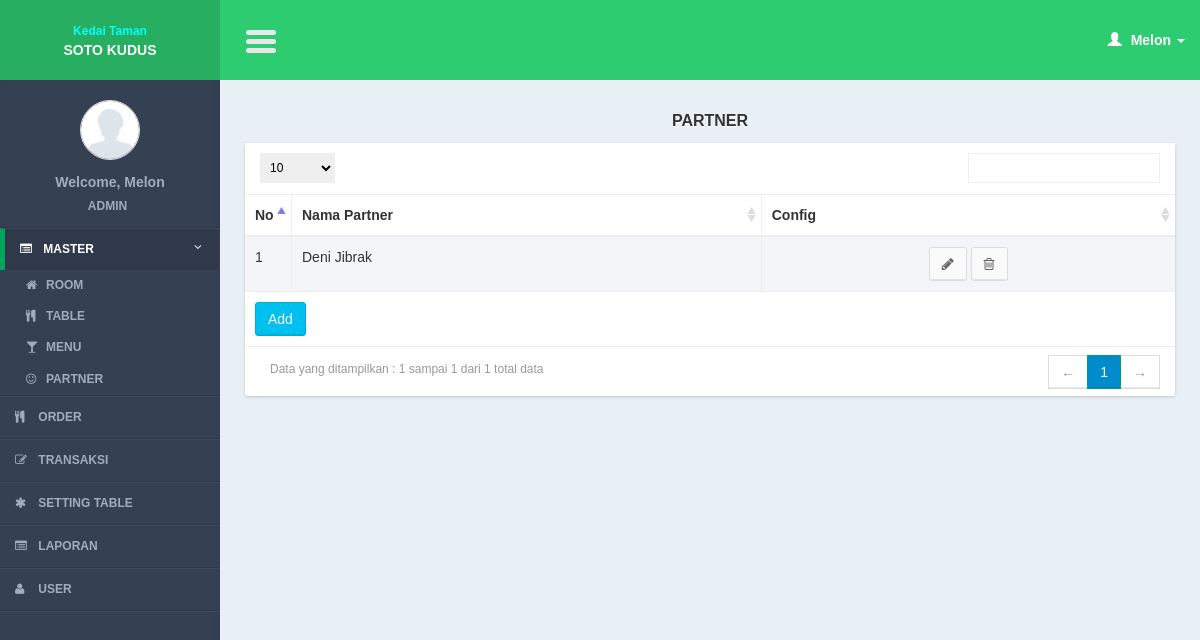
The app's page /controllers/partner.php?page=list (signed in), older data.
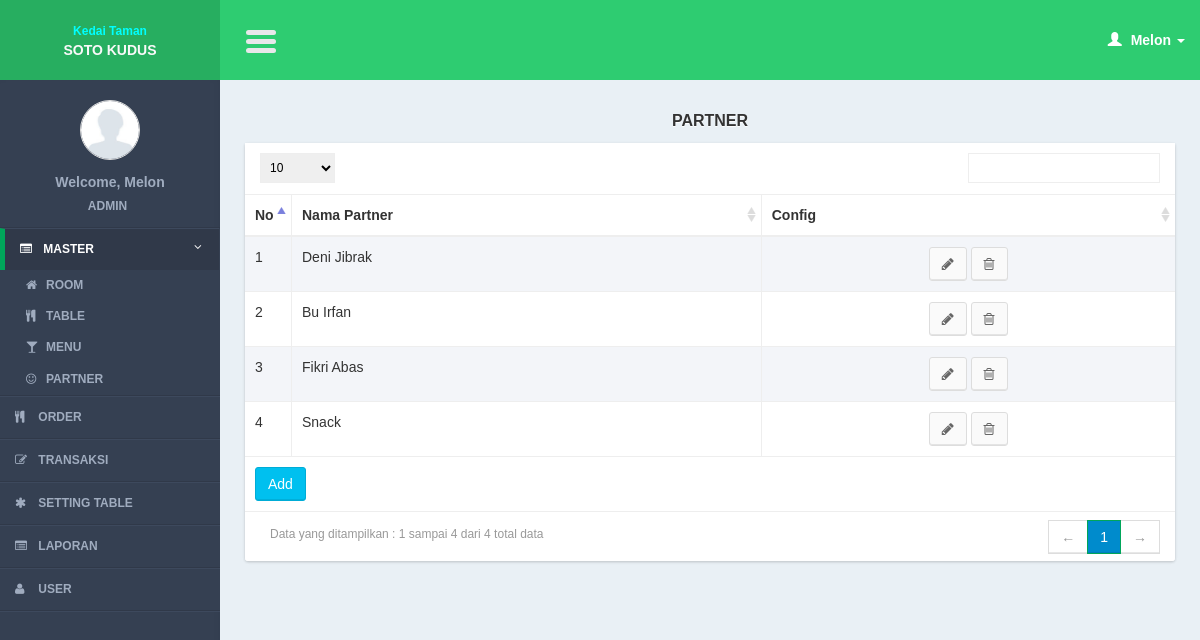
The same page, newer data.
### tables this page shows
CREATE TABLE IF NOT EXISTS `partners` (
`partner_id` int(11) NOT NULL,
  `partner_name` varchar(100) NOT NULL
);

### models/partner_model.php (called while the page is built, shortened)
<?php
function select(){
	$query = mysql_query("select a.*
							from partners a
							where partner_id <> 1
							order by partner_id");
	return $query;
}
?>

### views/partner/list.php (the view, shortened to what this page needs)
     <section class="content">
         <div class="row">
             <div class="col-xs-12">
                  <div class="title_page"> <?= $title ?></div>
                 <div class="box">
                     <div class="box-body2 table-responsive">
                         <table id="example1" class="table table-bordered table-striped">
                             <thead>
                                 <tr>
                                 <th width="5%">No</th>
                                     <th>Nama Partner</th>
                                        <th>Config</th>
                                 </tr>
                             </thead>
                             <tbody>
                                 <?php
                                $no = 1;
  while($row = mysql_fetch_array($query)){
                                 ?>
                                 <tr>
                                 <td><?= $no?></td>
                                    <td><?= $row['partner_name']?></td>
                                    <td style="text-align:center;">
                                         <a href="partner.php?page=form&id=<?= $row['partner_id']?>" class="btn btn-default" ><i class="fa fa-pencil"></i></a>
                                         <a href="javascript:void(0)" onclick="confirm_delete(<?= $row['partner_id']; ?>,'partner.php?page=delete&id=')" class="btn btn-default" ><i class="fa fa-trash-o"></i></a>
                                     </td>
                                 </tr>
                                 <?php
$no++;
                                 }
                                 ?>
                             </tbody>
                               <tfoot>
                                 <tr>
                                     <td colspan="10"><a href="<?= $add_button ?>" class="btn btn-info " >Add</a></td>
                                 </tr>
                             </tfoot>
                         </table>
                     </div>
                 </div>
             </div>
         </div>
     </section>

Row changes from the older to the newer data that the page shows:
added partners: partner_name "Bu Irfan"
added partners: partner_name "Fikri Abas"
added partners: partner_name "Snack"
Text that changed along with them:
text written by a page script: "Data yang ditampilkan : 1 sampai 1 dari 1 total data ← 1 →" → "Data yang ditampilkan : 1 sampai 4 dari 4 total data ← 1 →"
